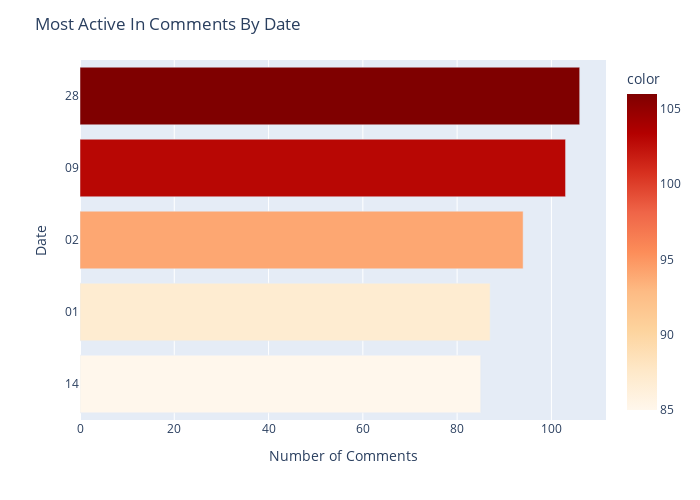

Notebook cell for this chart:
### Code cell
by_day = dfTimestamp_formatted['day'].value_counts().head(5).sort_values(ascending = True)
fig = px.bar(by_day, orientation='h', color= by_day, color_continuous_scale='orrd')
fig.update_layout(
    title = "Most Active In Comments By Date",
    autosize=False,
    width=700,
    height=500,
    yaxis_title="Date", 
    xaxis_title="Number of Comments"
    )
fig.show()

### Figure 1 — Plotly figure (JSON) as saved in the notebook; plotly's stock layout.template omitted (floating-point values rounded to 4 significant figures)
{"data": [{"alignmentgroup": "True", "hovertemplate": "value=%{x}<br>index=%{y}<br>color=%{marker.color}<extra></extra>", "legendgroup": "", "marker": {"color": [85, 87, 94, 103, 106], "coloraxis": "coloraxis", "pattern": {"shape": ""}}, "name": "", "offsetgroup": "", "orientation": "h", "showlegend": false, "textposition": "auto", "type": "bar", "x": [85, 87, 94, 103, 106], "xaxis": "x", "y": ["14", "01", "02", "09", "28"], "yaxis": "y"}], "layout": {"autosize": false, "barmode": "relative", "coloraxis": {"colorbar": {"title": {"text": "color"}}, "colorscale": [[0, "rgb(255,247,236)"], [0.125, "rgb(254,232,200)"], [0.25, "rgb(253,212,158)"], [0.375, "rgb(253,187,132)"], [0.5, "rgb(252,141,89)"], [0.625, "rgb(239,101,72)"], [0.75, "rgb(215,48,31)"], [0.875, "rgb(179,0,0)"], [1, "rgb(127,0,0)"]]}, "height": 500, "legend": {"tracegroupgap": 0}, "margin": {"t": 60}, "title": {"text": "Most Active In Comments By Date"}, "width": 700, "xaxis": {"anchor": "y", "domain": [0, 1], "title": {"text": "Number of Comments"}}, "yaxis": {"anchor": "x", "domain": [0, 1], "title": {"text": "Date"}}}}
